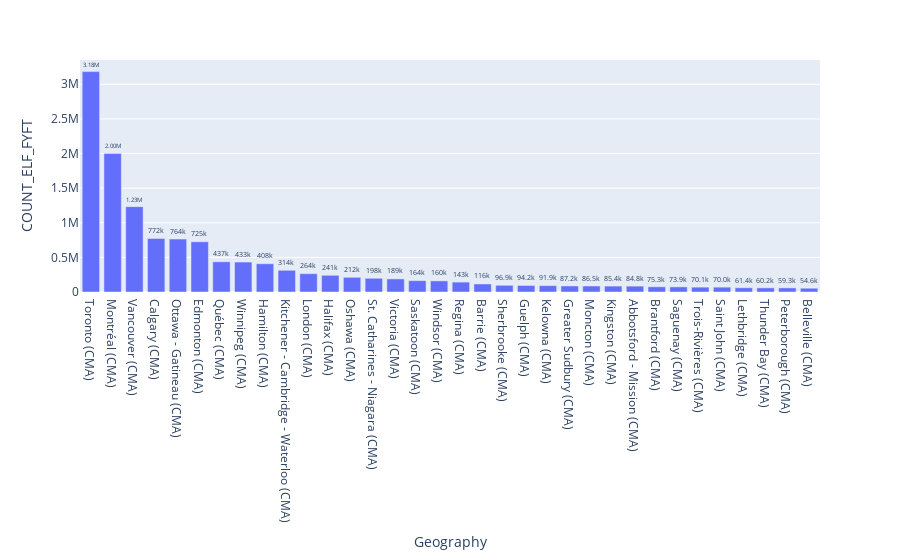

This figure's notebook cell:
### Code cell
# employee count per city


s_c = job_cnt_city.groupby('Geography')['COUNT_ELF_FYFT']\
.sum().sort_values(ascending=False).reset_index()

fig = px.bar(s_c, y='COUNT_ELF_FYFT', x='Geography', text='COUNT_ELF_FYFT')
fig.update_traces(texttemplate='%{text:.3s}', textposition='outside')
fig.update_layout(uniformtext_minsize=8)
#fig.update_layout(barmode='group', xaxis_tickangle=-45)

fig.show()

### Figure 1 — Plotly figure (JSON) as saved in the notebook; plotly's stock layout.template omitted (floating-point values rounded to 4 significant figures)
{"data": [{"alignmentgroup": "True", "hoverlabel": {"namelength": 0}, "hovertemplate": "Geography=%{x}<br>COUNT_ELF_FYFT=%{text}", "legendgroup": "", "marker": {"color": "#636efa"}, "name": "", "offsetgroup": "", "orientation": "v", "showlegend": false, "text": [3183275, 2002020, 1232950, 771965, 764470, 725345, 436660, 432615, 407850, 313595, 264425, 241145, 212275, 198095, 188900, 164055, 160465, 143050, 115880, 96910, 94195, 91895, 87180, 86470, 85420, 84805, 75265, 73890, 70135, 70000, 61360, 60180, 59335, 54555], "textposition": "outside", "texttemplate": "%{text:.3s}", "type": "bar", "x": ["Toronto (CMA)", "Montréal (CMA)", "Vancouver (CMA)", "Calgary (CMA)", "Ottawa - Gatineau (CMA)", "Edmonton (CMA)", "Québec (CMA)", "Winnipeg (CMA)", "Hamilton (CMA)", "Kitchener - Cambridge - Waterloo (CMA)", "London (CMA)", "Halifax (CMA)", "Oshawa (CMA)", "St. Catharines - Niagara (CMA)", "Victoria (CMA)", "Saskatoon (CMA)", "Windsor (CMA)", "Regina (CMA)", "Barrie (CMA)", "Sherbrooke (CMA)", "Guelph (CMA)", "Kelowna (CMA)", "Greater Sudbury (CMA)", "Moncton (CMA)", "Kingston (CMA)", "Abbotsford - Mission (CMA)", "Brantford (CMA)", "Saguenay (CMA)", "Trois-Rivières (CMA)", "Saint John (CMA)", "Lethbridge (CMA)", "Thunder Bay (CMA)", "Peterborough (CMA)", "Belleville (CMA)"], "xaxis": "x", "y": [3183275, 2002020, 1232950, 771965, 764470, 725345, 436660, 432615, 407850, 313595, 264425, 241145, 212275, 198095, 188900, 164055, 160465, 143050, 115880, 96910, 94195, 91895, 87180, 86470, 85420, 84805, 75265, 73890, 70135, 70000, 61360, 60180, 59335, 54555], "yaxis": "y"}], "layout": {"barmode": "relative", "legend": {"tracegroupgap": 0}, "margin": {"t": 60}, "uniformtext": {"minsize": 8}, "xaxis": {"anchor": "y", "domain": [0, 1], "title": {"text": "Geography"}}, "yaxis": {"anchor": "x", "domain": [0, 1], "title": {"text": "COUNT_ELF_FYFT"}}}}
